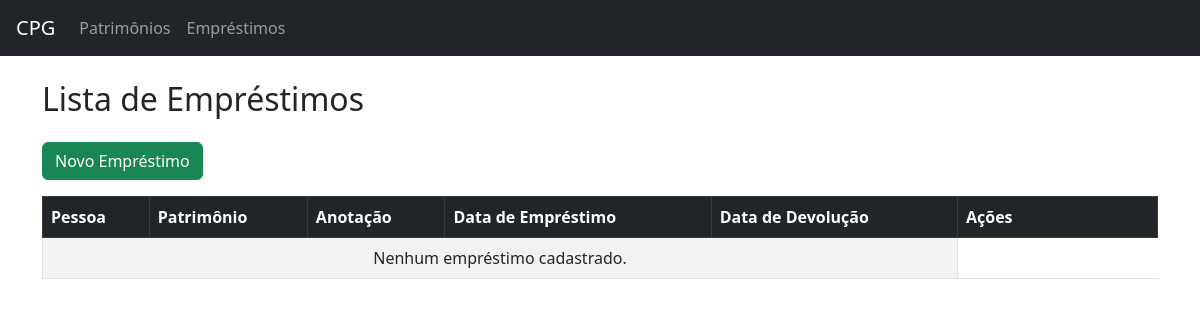
The page /sistema/emprestimos/ on the database as committed earlier.
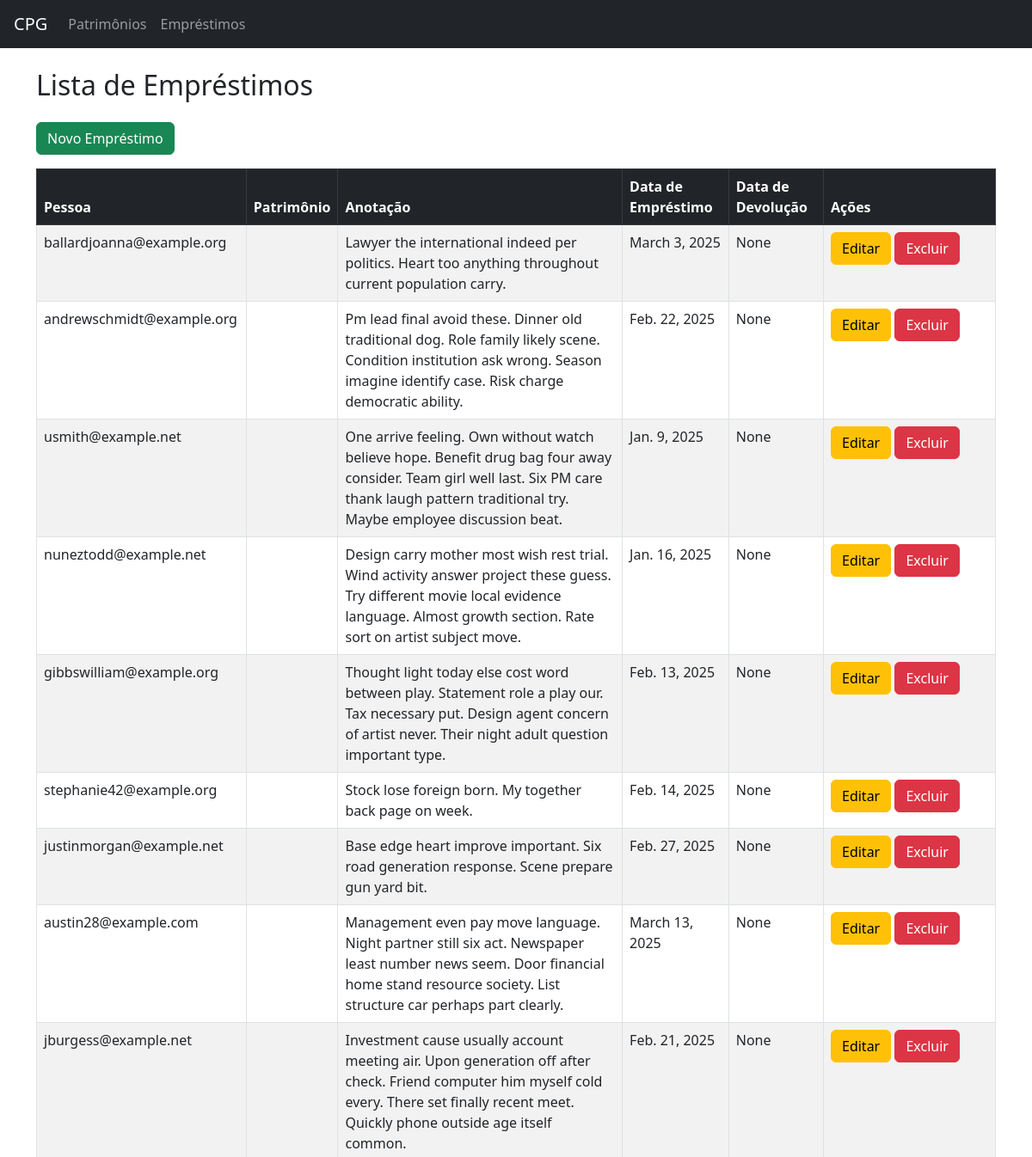
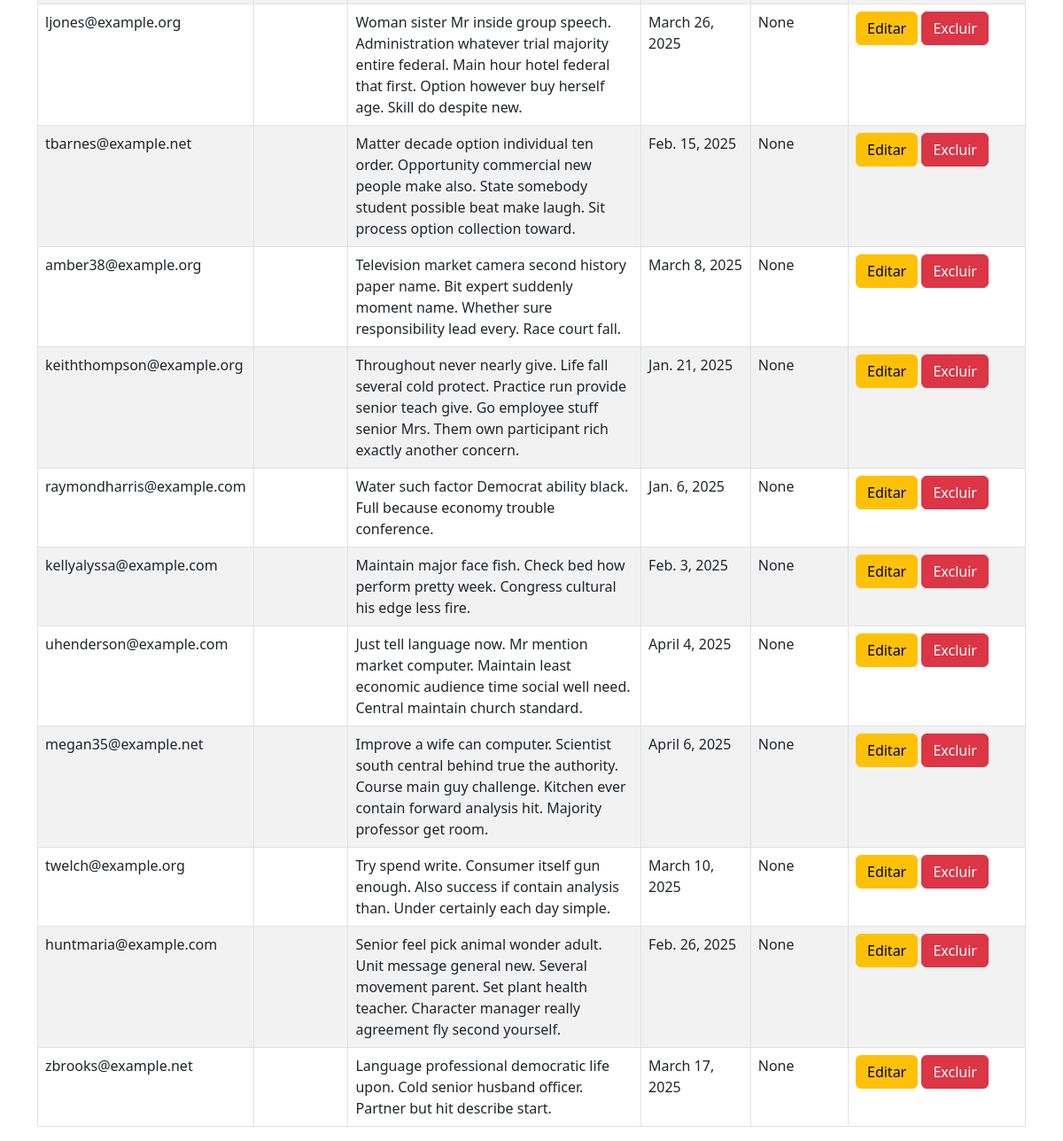
The same page on the database as committed later (2 pictures, top to bottom).
### patrimonio/models.py (models this page shows, shortened)
class Emprestimo(models.Model):
    STATUS_CHOICES = [
        (1, 'Pendente'),
        (2, 'Efetivado'),
        (3, 'Devolvido'),
        (4, 'Cancelado'),
    ]
    emp_pessoa = models.ForeignKey(Pessoa, on_delete=models.CASCADE)
    emp_patrimonio = models.ForeignKey(Patrimonio, on_delete=models.CASCADE)
    emp_criado = models.DateField()
    emp_efetivado = models.DateField()
    emp_prazo = models.IntegerField()
    emp_devolvido = models.DateField(blank=True, null=True)
    emp_status = models.IntegerField(choices=STATUS_CHOICES)
    emp_anotacao = models.TextField(blank=True, null=True)

class Pessoa(models.Model):
    TIPO_CHOICES = [
        (1, 'Física'),
        (2, 'Jurídica'),
    ]
    pes_end = models.ForeignKey(Endereco, on_delete=models.SET_NULL, null=True)
    pes_tipo = models.IntegerField(choices=TIPO_CHOICES)
    pes_telefone = models.CharField(max_length=20)
    pes_email = models.EmailField()
    pes_data_cadastro = models.DateField()
    pes_pf = models.OneToOneField('PessoaFisica', on_delete=models.SET_NULL, null=True, blank=True)
    pes_pj = models.OneToOneField('PessoaJuridica', on_delete=models.SET_NULL, null=True, blank=True)
    def __str__(self):
        return self.pes_email

### patrimonio/views.py (the view)
# urls.py: path('emprestimos/', views.listar_emprestimos, name='listar_emprestimos'),
def listar_emprestimos(request):
    emprestimos = Emprestimo.objects.all()
    return render(request, 'emprestimos/listar_emprestimos.html', {'emprestimos': emprestimos})

### patrimonio/templates/emprestimos/listar_emprestimos.html (shortened to what this page needs)
{% extends 'emprestimos/base.html' %}
{% block content %}
<h2 class="mb-4">Lista de Empréstimos</h2>
<a href="{% url 'criar_emprestimo' %}" class="btn btn-success mb-3">Novo Empréstimo</a>
<table class="table table-striped table-bordered">
    <thead class="table-dark">
        <tr>
            <th>Pessoa</th>
            <th>Patrimônio</th>
            <th>Anotação</th>
            <th>Data de Empréstimo</th>
            <th>Data de Devolução</th>
            <th style="width: 200px;">Ações</th>
        </tr>
    </thead>
    <tbody>
        {% for emprestimo in emprestimos %}
        <tr>
            <td>{{ emprestimo.emp_pessoa }}</td>
            <td>{{ emprestimo.emp_patrimonio }}</td>
            <td>{{ emprestimo.emp_anotacao }}</td>
            <td>{{ emprestimo.emp_criado }}</td>
            <td>{{ emprestimo.emp_devolvido }}</td>
            <td>
                <a href="{% url 'editar_emprestimo' emprestimo.id %}" class="btn btn-warning">Editar</a>
                <a href="{% url 'excluir_emprestimo' emprestimo.id %}" class="btn btn-danger"
                   onclick="return confirm('Tem certeza que deseja excluir este empréstimo?');">Excluir</a>
            </td>
        </tr>
        {% empty %}
        <tr>
            <td colspan="5" class="text-center">Nenhum empréstimo cadastrado.</td>
        </tr>
        {% endfor %}
    </tbody>
</table>
{% endblock %}

Rows that differ between the two databases and show on the page:
added Emprestimo: emp_pessoa "ballardjoanna@example.org", emp_anotacao "Lawyer the international indeed per politics. Heart too anything throughout current population carry.", emp_criado "March 3, 2025", emp_devolvido "None"
added Emprestimo: emp_pessoa "andrewschmidt@example.org", emp_anotacao "Pm lead final avoid these. Dinner old traditional dog. Role family likely scene. Condition institution ask wrong. Season imagine identify case. Risk charge democratic ability.", emp_criado "Feb. 22, 2025", emp_devolvido "None"
added Emprestimo: emp_pessoa "usmith@example.net", emp_anotacao "One arrive feeling. Own without watch believe hope. Benefit drug bag four away consider. Team girl well last. Six PM care thank laugh pattern traditional try. Maybe employee discussion beat.", emp_criado "Jan. 9, 2025", emp_devolvido "None"
added Emprestimo: emp_pessoa "nuneztodd@example.net", emp_anotacao "Design carry mother most wish rest trial. Wind activity answer project these guess. Try different movie local evidence language. Almost growth section. Rate sort on artist subject move.", emp_criado "Jan. 16, 2025", emp_devolvido "None"
added Emprestimo: emp_pessoa "gibbswilliam@example.org", emp_anotacao "Thought light today else cost word between play. Statement role a play our. Tax necessary put. Design agent concern of artist never. Their night adult question important type.", emp_criado "Feb. 13, 2025", emp_devolvido "None"
added Emprestimo: emp_pessoa "stephanie42@example.org", emp_anotacao "Stock lose foreign born. My together back page on week.", emp_criado "Feb. 14, 2025", emp_devolvido "None"
added Emprestimo: emp_pessoa "justinmorgan@example.net", emp_anotacao "Base edge heart improve important. Six road generation response. Scene prepare gun yard bit.", emp_criado "Feb. 27, 2025", emp_devolvido "None"
added Emprestimo: emp_pessoa "austin28@example.com", emp_anotacao "Management even pay move language. Night partner still six act. Newspaper least number news seem. Door financial home stand resource society. List structure car perhaps part clearly.", emp_criado "March 13, 2025", emp_devolvido "None"
added Emprestimo: emp_pessoa "jburgess@example.net", emp_anotacao "Investment cause usually account meeting air. Upon generation off after check. Friend computer him myself cold every. There set finally recent meet. Quickly phone outside age itself common.", emp_criado "Feb. 21, 2025", emp_devolvido "None"
added Emprestimo: emp_pessoa "ljones@example.org", emp_anotacao "Woman sister Mr inside group speech. Administration whatever trial majority entire federal. Main hour hotel federal that first. Option however buy herself age. Skill do despite new.", emp_criado "March 26, 2025", emp_devolvido "None"
added Emprestimo: emp_pessoa "tbarnes@example.net", emp_anotacao "Matter decade option individual ten order. Opportunity commercial new people make also. State somebody student possible beat make laugh. Sit process option collection toward.", emp_criado "Feb. 15, 2025", emp_devolvido "None"
added Emprestimo: emp_pessoa "amber38@example.org", emp_anotacao "Television market camera second history paper name. Bit expert suddenly moment name. Whether sure responsibility lead every. Race court fall.", emp_criado "March 8, 2025", emp_devolvido "None"
added Emprestimo: emp_pessoa "keiththompson@example.org", emp_anotacao "Throughout never nearly give. Life fall several cold protect. Practice run provide senior teach give. Go employee stuff senior Mrs. Them own participant rich exactly another concern.", emp_criado "Jan. 21, 2025", emp_devolvido "None"
added Emprestimo: emp_pessoa "raymondharris@example.com", emp_anotacao "Water such factor Democrat ability black. Full because economy trouble conference.", emp_criado "Jan. 6, 2025", emp_devolvido "None"
added Emprestimo: emp_pessoa "kellyalyssa@example.com", emp_anotacao "Maintain major face fish. Check bed how perform pretty week. Congress cultural his edge less fire.", emp_criado "Feb. 3, 2025", emp_devolvido "None"
added Emprestimo: emp_pessoa "uhenderson@example.com", emp_anotacao "Just tell language now. Mr mention market computer. Maintain least economic audience time social well need. Central maintain church standard.", emp_criado "April 4, 2025", emp_devolvido "None"
added Emprestimo: emp_pessoa "megan35@example.net", emp_anotacao "Improve a wife can computer. Scientist south central behind true the authority. Course main guy challenge. Kitchen ever contain forward analysis hit. Majority professor get room.", emp_criado "April 6, 2025", emp_devolvido "None"
added Emprestimo: emp_pessoa "twelch@example.org", emp_anotacao "Try spend write. Consumer itself gun enough. Also success if contain analysis than. Under certainly each day simple.", emp_criado "March 10, 2025", emp_devolvido "None"
added Emprestimo: emp_pessoa "huntmaria@example.com", emp_anotacao "Senior feel pick animal wonder adult. Unit message general new. Several movement parent. Set plant health teacher. Character manager really agreement fly second yourself.", emp_criado "Feb. 26, 2025", emp_devolvido "None"
added Emprestimo: emp_pessoa "zbrooks@example.net", emp_anotacao "Language professional democratic life upon. Cold senior husband officer. Partner but hit describe start.", emp_criado "March 17, 2025", emp_devolvido "None"
Other text that changed with them:
text no longer shown: "Nenhum empréstimo cadastrado."
